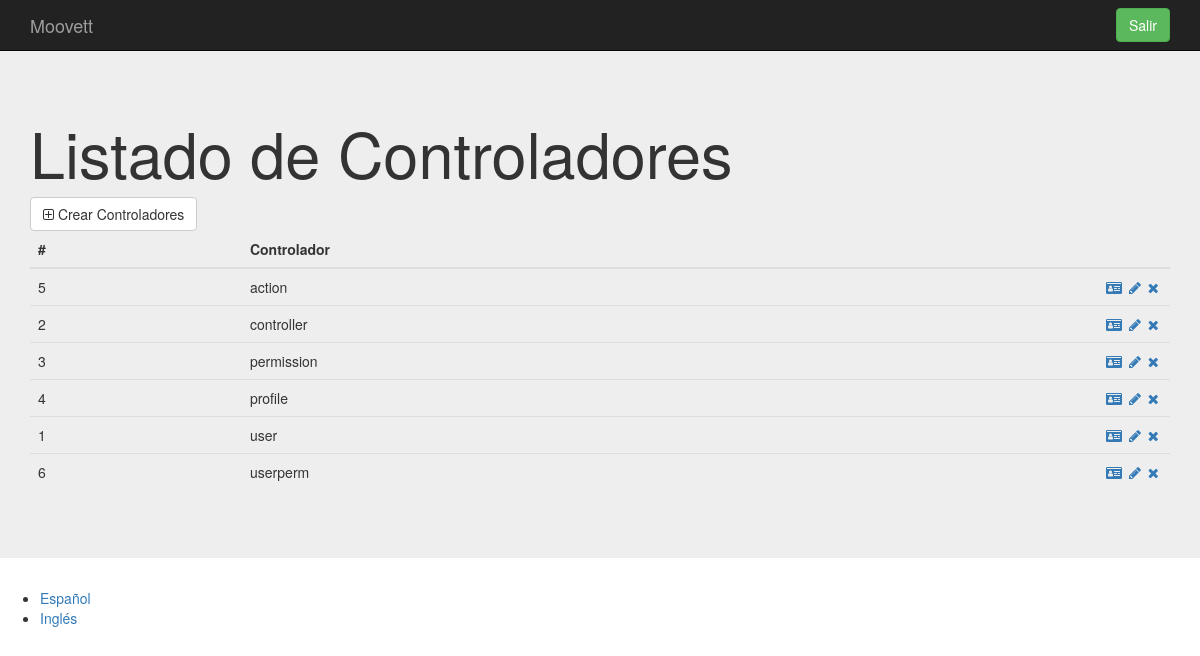
/index.php?controller=controller&action=show (signed in), run on an earlier commit of the app's database.
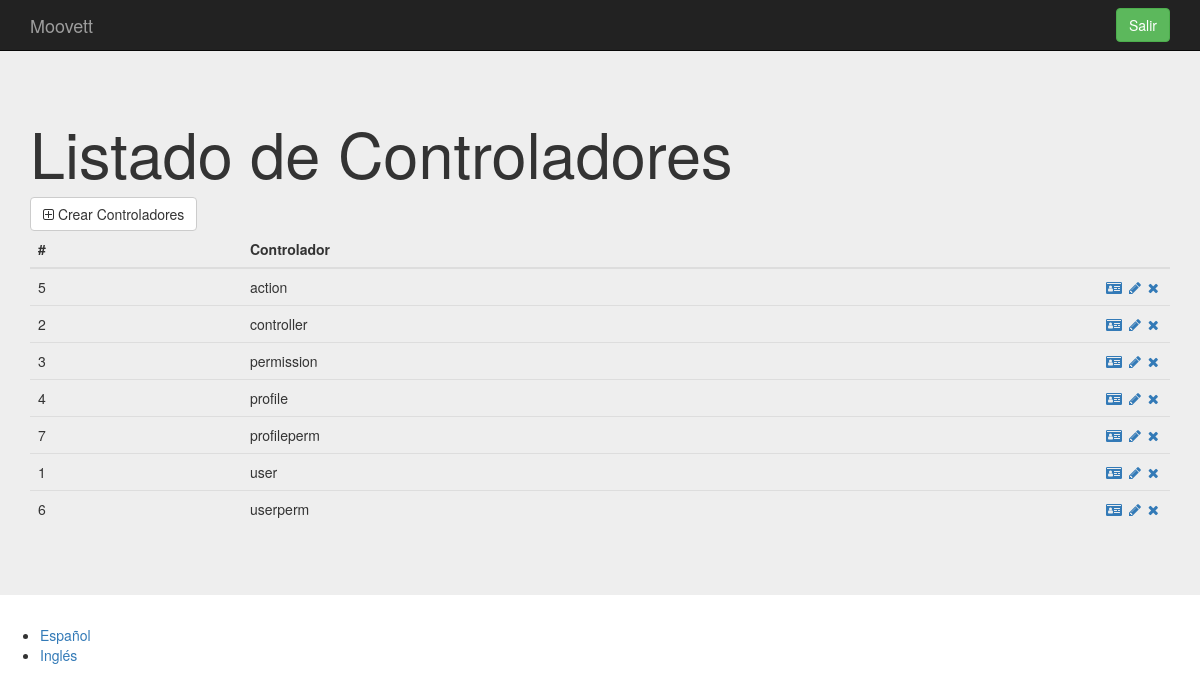
And on a later commit of the database.
### tables this page shows
CREATE TABLE `controller` (
`id` int(11) NOT NULL,
  `controllername` varchar(25) NOT NULL
);

### core/ViewManager.php (called while the page is built, shortened)
<?php
class ViewManager {
    private $variables = array();
    public function setVariable($varname, $value, $flash=false) {
        $this->variables[$varname] = $value;
    }
    public function getVariable($varname, $default=NULL) {
        if (!isset($this->variables[$varname])) {
            return $default;
        }
        return $this->variables[$varname];
    }
    public function render($controller, $viewname) {
        include(__DIR__."/../Views/$controller/$viewname.php");
    }
    private static $viewmanager_singleton = NULL;
    public static function getInstance() {
        if (self::$viewmanager_singleton == null) {
            self::$viewmanager_singleton = new ViewManager();
        }
        return self::$viewmanager_singleton;
    }
}

### Controllers/CONTROLLER_Controller.php (called while the page is built, shortened)
<?php
require_once(__DIR__."/../core/ViewManager.php");
require_once(__DIR__."/../core/I18n.php");
require_once(__DIR__."/../Models/Controller.php");
require_once(__DIR__."/../Models/CONTROLLER_Model.php");
class CONTROLLER_Controller extends BaseController {
    private $controllerMapper;
    public function __construct() {
        $this->controllerMapper = new CONTROLLER_Model();
        $this->view->setLayout("default");
    }
    public function show(){
        $controllers = $this->controllerMapper->fetch_all();
        $this->view->setVariable("controllers", $controllers);
        $this->view->render("controller", "CONTROLLER_SHOW_Vista");
    }
}

### index.php (called while the page is built, shortened)
<?php
function run() {
    try{
        $controller = loadController($_GET["controller"]);
        $actionName = $_GET["action"];
        $controller->$actionName();
    } catch(Exception $ex) {
        die($ex->getMessage());
  }
}
function loadController($controllerName) {
    return new $controllerClassName();
}
run();
?>

### core/I18n.php (called while the page is built, shortened)
<?php
class I18n {
  private $messages;
  public function setLanguage($language) {
    $this->messages = $i18n_messages;
  }
  public function i18n($key) {
    if (isset($this->messages[$key])){
      return $this->messages[$key];
    }else{
      return $key;
    }
  }
  private static $i18n_singleton = null;
  public static function getInstance() {
    if (self::$i18n_singleton == NULL) {
      self::$i18n_singleton = new I18n();
    }
    return self::$i18n_singleton;
  }
}
function i18n($key) {
  return I18n::getInstance()->i18n($key);
}

### Models/Controller.php (called while the page is built, shortened)
<?php
class Controller {
    private $id;
    private $controllerName;
    public function __construct($id=NULL, $controllerName=NULL, $action=NULL) {
        $this->id = $id;
        $this->controllerName = $controllerName;
    }
    public function getID() {
        return $this->id;
    }
    public function getControllerName() {
        return $this->controllerName;
    }
}

### Models/CONTROLLER_Model.php (called while the page is built, shortened)
<?php
require_once(__DIR__."/../core/PDOConnection.php");
class CONTROLLER_Model {
    private $db;
    public function __construct() {
        $this->db = PDOConnection::getInstance();
    }
    public function fetch_all(){
        $sql = $this->db->prepare("SELECT * FROM controller ORDER BY controllername");
        $sql->execute();
        $controllers_db = $sql->fetchAll(PDO::FETCH_ASSOC);
        $controllers = array();
        foreach ($controllers_db as $controller) {
            array_push($controllers, new Controller($controller["id"], $controller["controllername"]));
        }
        return $controllers;
    }
}

### core/PDOConnection.php (called while the page is built)
<?php
class PDOConnection {
    private static $dbhost = "127.0.0.1";
    private static $dbname = "iu_web";
    private static $dbuser = "root";
    private static $dbpass = "iu";
    private static $db_singleton = null;
    public static function getInstance() {
        if (self::$db_singleton == null) {
            self::$db_singleton = new PDO(
                "mysql:host=".self::$dbhost.";dbname=".self::$dbname.";charset=utf8",
                self::$dbuser,
                self::$dbpass,
                array(
                    PDO::ATTR_EMULATE_PREPARES => false,
                    PDO::ATTR_ERRMODE => PDO::ERRMODE_EXCEPTION
                )
            );
        }
        return self::$db_singleton;
    }
}
?>

### Views/controller/CONTROLLER_SHOW_Vista.php (the view, shortened to what the changed rows need)
<?php
require_once(__DIR__."/../../core/ViewManager.php");
$view = ViewManager::getInstance();
$view->setVariable("title", "Manage Controllers");
$controllers = $view->getVariable("controllers");
?>
<div class="jumbotron">
    <div class="container">
        <h1><?= i18n("List of Controllers")?></h1>
<table class="table">
      <thead>
        <tr>
          <th>#</th>
          <th><?= i18n("Controller") ?></th>
          <th style="width: 72px;"></th>
        </tr>
      </thead>
      <tbody>
	  <?php foreach($controllers as $controller){ ?>
          <tr>
	  <td><?php echo $controller->getID(); ?></td>
          <td><?php echo $controller->getControllerName(); ?></td>
          <td>
              <a href="index.php?controller=controller&action=showone&id=<?php echo $controller->getID();  ?>"><i class="fa fa-id-card" aria-hidden="true"></i></a>
              <a href="index.php?controller=controller&action=edit&id=<?php echo $controller->getID();  ?>"><i class="fa fa-pencil fa-fw" aria-hidden="true"></i></a>
              <a href="index.php?controller=controller&action=delete&id=<?php echo $controller->getID();  ?>" role="button" data-toggle="modal"><i class="fa fa-times" aria-hidden="true"></i></a>
          </td>
        </tr>
	<?php } ?>
      </tbody>
</table>
    </div>
</div>

What changed in the data, as far as the page shows it:
added controller: id "7", controllername "profileperm"
